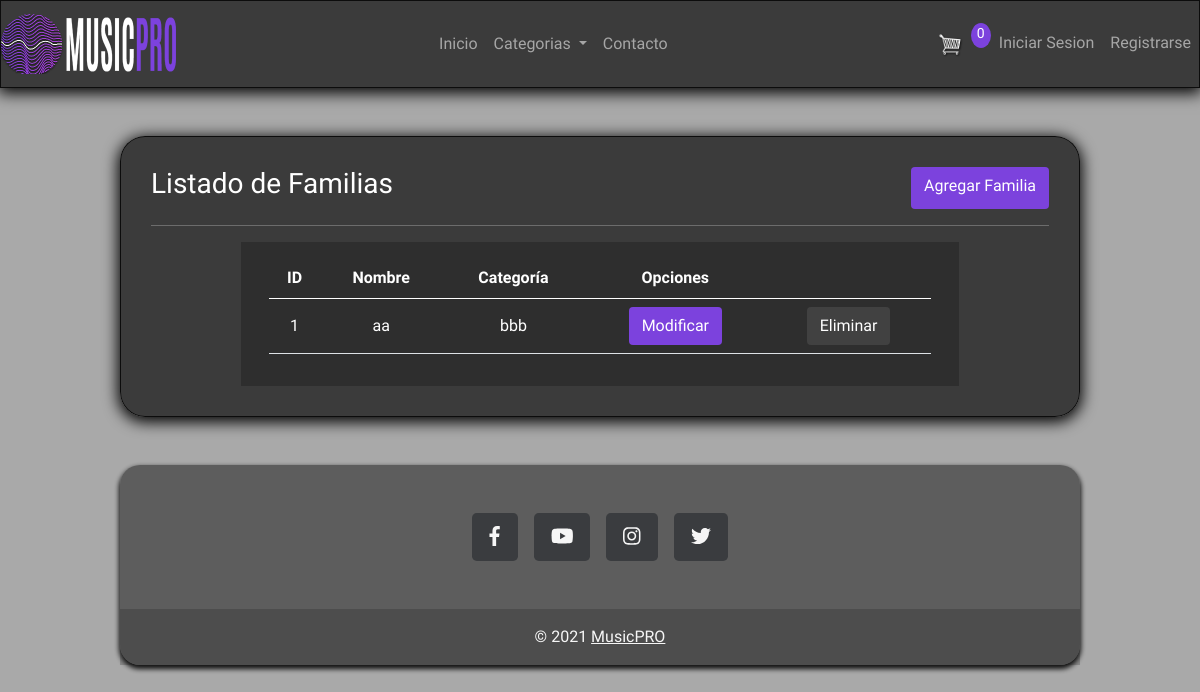
/listar_familias/, run on the app's committed database.
### API/apis/models.py (models this page shows, shortened)
class familia(models.Model):
    nombre = models.CharField(max_length=50)
    categoria = models.ForeignKey(categoria, on_delete=models.PROTECT)
    class Meta:
        managed = False
        db_table = 'core_familia'

class categoria(models.Model):
    nombre = models.CharField(max_length=50)
    class Meta:
        managed = False
        db_table = 'core_categoria'

### core/views.py (the view)
# urls.py: path('listar_familias/', listar_familias, name='listar_familias' ),
def listar_familias(request):
    familias = familia.objects.all().order_by('id')
    data = {
        'familia':familias
    }
    return render(request, 'core/familia/listar.html', data)

### carro/context_processor.py (called while the page is built)
def importe_total_carro(request):
    total=0
    if 'carro' in request.session:
        for key, value in request.session["carro"].items():
            total=total+(int(value["precio"]))
    return {"importe_total_carro":total}

def importe_cant_carro(request):
    total=0
    if 'carro' in request.session:
        for key, value in request.session["carro"].items():
            total=total+(value["cantidad"])
    return {"importe_cant_carro":total}

### core/models.py (called while the page is built)
    def __str__(self):
        return self.nombre

### core/templates/core/familia/listar.html (shortened to what this page needs)
{% extends 'core/base.html' %}
{% block contenido %}
<div class="col-12 ">
    <div class="d-flex justify-content-between">
        <h3 class="">Listado de Familias</h3>
        <a href="{% url 'nueva_familia' %}" class="btn btn-outline-primary">Agregar Familia</a>
    </div>
    <hr>
    <div class="container-fluid d-flex text-center justify-content-center align-items-center" style="width: 80%; background-color: rgba(43,43,43,0.8);">
        <div class="card-body">
            <table class="table table-stripped table-responsive-sm clearfix justify-content-center" style="color: white;">
                <thead class="thead-dark">
                    <tr>
                        <th scope="col">ID</th>
                        <th scope="col">Nombre</th>
                        <th scope="col">Categoría</th>
                        <th scope="col">Opciones</th>
                        <th></th>
                    </tr>
                </thead>
                <tbody>
                    {% for f in familia %}
                    <tr valign="middle" align="center">
                        <td>{{ f.id }}</td>
                        <td>{{ f.nombre }}</td>
                        <td>{{ f.categoria }}</td>
                        <td scope="row">
                            <a href="{% url 'modificar_familia' f.id %}" class="btn btn-outline-primary">Modificar</a>
                        </td>
                        <td>
                            <a href="#" onclick="eliminar_familia({{ f.id }})" class="btn btn-outline-secondary">Eliminar</a>
                        </td>
                    </tr>
                    {% endfor %}
                </tbody>
            </table>
        </div>
    </div>
</div>
{% endblock %}

### core/static/css/home.css (style rules this page uses)
* { font-family: 'Comfortaa', cursive; margin:0; padding:0; }
#intro { background-image: url('../images/img/fondo.png'); background-size: cover; background-color: darkgray; background-repeat: repeat; }
div.card-body { width: 70%; }
.btn { border-radius: 0; }
a.btn.btn-outline-primary { border-color: transparent; background-color: #7c42dd; color: white; }
a.btn.btn-outline-secondary { border-color: transparent; background-color: rgb(65, 65, 65); color: white; }

### data on the page
familia: id "1", nombre "aa", categoria "bbb"

### other printed values
{{ importe_cant_carro }} "0"
